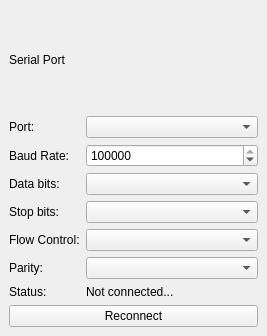
<?xml version="1.0" encoding="UTF-8"?>
<ui version="4.0">
 <class>SerialDevice</class>
 <widget class="QDockWidget" name="SerialDevice">
  <property name="geometry">
   <rect>
    <x>0</x>
    <y>0</y>
    <width>267</width>
    <height>336</height>
   </rect>
  </property>
  <property name="windowTitle">
   <string>DockWidget</string>
  </property>
  <widget class="QWidget" name="dockWidgetContents">
   <layout class="QVBoxLayout" name="verticalLayout">
    <item>
     <widget class="QLabel" name="label">
      <property name="text">
       <string>Serial Port</string>
      </property>
     </widget>
    </item>
    <item>
     <layout class="QFormLayout" name="formLayout">
      <item row="0" column="0">
       <widget class="QLabel" name="portLabel">
        <property name="text">
         <string>Port:</string>
        </property>
       </widget>
      </item>
      <item row="0" column="1">
       <widget class="QComboBox" name="portComboBox"/>
      </item>
      <item row="1" column="0">
       <widget class="QLabel" name="baudRateLabel">
        <property name="text">
         <string>Baud Rate:</string>
        </property>
       </widget>
      </item>
      <item row="1" column="1">
       <widget class="QSpinBox" name="baudRateSpinBox">
        <property name="toolTip">
         <string>&lt;html&gt;&lt;head/&gt;&lt;body&gt;&lt;p&gt;Enter baud rate like: 1200, 2400, 4800, 9600, 19200, 38400, 57600, 115200 or any other.&lt;/p&gt;&lt;/body&gt;&lt;/html&gt;</string>
        </property>
        <property name="minimum">
         <number>1</number>
        </property>
        <property name="maximum">
         <number>5000000</number>
        </property>
        <property name="value">
         <number>115200</number>
        </property>
       </widget>
      </item>
      <item row="2" column="0">
       <widget class="QLabel" name="dataBitsLabel">
        <property name="text">
         <string>Data bits:</string>
        </property>
       </widget>
      </item>
      <item row="2" column="1">
       <widget class="QComboBox" name="dataBitsComboBox"/>
      </item>
      <item row="4" column="0">
       <widget class="QLabel" name="flowControlLabel">
        <property name="text">
         <string>Flow Control:</string>
        </property>
       </widget>
      </item>
      <item row="4" column="1">
       <widget class="QComboBox" name="flowControlComboBox"/>
      </item>
      <item row="5" column="0">
       <widget class="QLabel" name="parityLabel">
        <property name="text">
         <string>Parity:</string>
        </property>
       </widget>
      </item>
      <item row="5" column="1">
       <widget class="QComboBox" name="parityComboBox"/>
      </item>
      <item row="6" column="0">
       <widget class="QLabel" name="statusLabel">
        <property name="text">
         <string>Status:</string>
        </property>
       </widget>
      </item>
      <item row="6" column="1">
       <widget class="QLabel" name="statusDisplayLabel">
        <property name="text">
         <string>Not connected...</string>
        </property>
       </widget>
      </item>
      <item row="3" column="0">
       <widget class="QLabel" name="stopBitsLabel">
        <property name="text">
         <string>Stop bits:</string>
        </property>
       </widget>
      </item>
      <item row="3" column="1">
       <widget class="QComboBox" name="stopBitsComboBox"/>
      </item>
     </layout>
    </item>
    <item>
     <widget class="QPushButton" name="reconnectButton">
      <property name="text">
       <string>Reconnect</string>
      </property>
     </widget>
    </item>
   </layout>
  </widget>
 </widget>
 <resources/>
 <connections/>
</ui>
